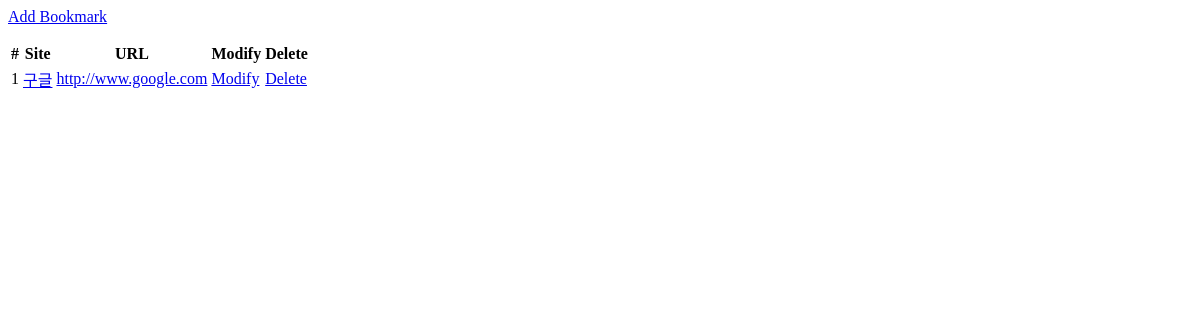
Page /bookmark/ on the earlier database version.
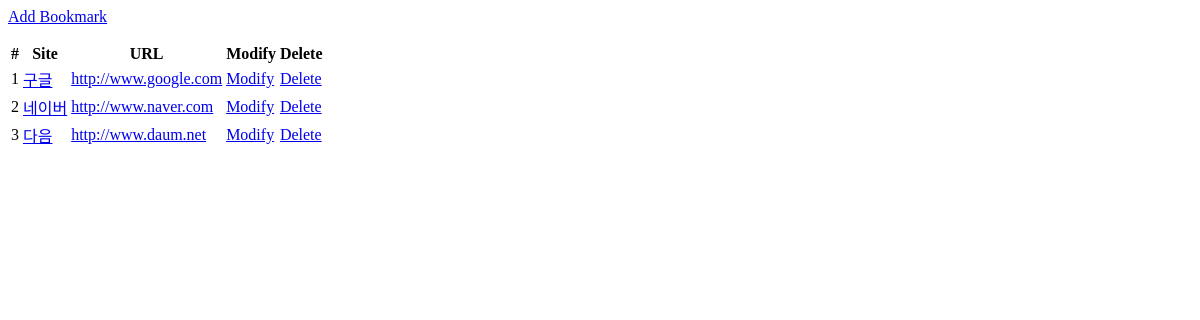
Same page on the later database version.
### bookmark/models.py (models this page shows, shortened)
class Bookmark(models.Model):
    site_name = models.CharField(max_length=100)
    url = models.URLField('Site URL')

### bookmark/views.py (the view)
# urls.py: path('', BookmarkListView.as_view(), name='list'),
class BookmarkListView(ListView):
    model = Bookmark

### bookmark/templates/bookmark/bookmark_list.html (shortened to what this page needs)
<div class="btn-group">
    <a href="{% url 'add' %}" class="btn btn-info">Add Bookmark</a>
</div>
<table class="table">
    <thead>
        <tr>
            <th scope="col">#</th>
            <th scope="col">Site</th>
            <th scope="col">URL</th>
            <th scope="col">Modify</th>
            <th scope="col">Delete</th>
        </tr>
    </thead>
    <tbody>
        {% for bookmark in object_list %}
            <tr>
                <td>{{forloop.counter}}</td>
                <td><a href="{% url 'detail' pk=bookmark.id %}">{{bookmark.site_name}}</a></td>
                <td><a href="{{bookmark.url}}" target="_blank">{{bookmark.url}}</a></td>
                <td><a href="{% url 'update' pk=bookmark.id %}" class="btn btn-success btn-sm">Modify</a></td>
                <td><a href="{% url 'delete' pk=bookmark.id %}" class="btn btn-danger btn-sm">Delete</a></td>
            </tr>
        {% endfor %}
    </tbody>
</table>

Differences in the rows shown:
added Bookmark: site_name "네이버", url "http://www.naver.com"
added Bookmark: site_name "다음", url "http://www.daum.net"
